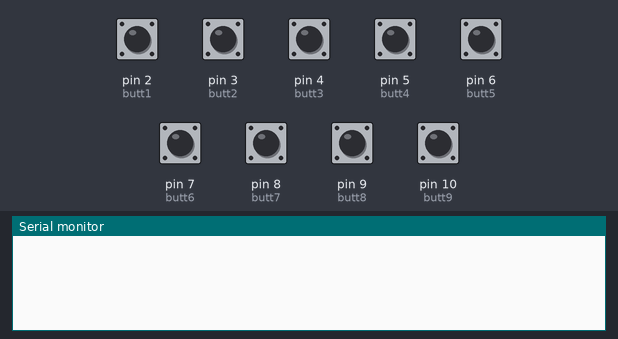
Recording of a sketch running on a simulated Arduino Leonardo, built with avr-gcc and run on an emulated ATmega32U4. On the bench: the last lines printed to the serial monitor. The inputs (shaded band) are chosen by the test bench; at power-on: pin 2 (butt1), pin 3 (butt2), pin 4 (butt3), pin 5 (butt4), pin 6 (butt5), pin 7 (butt6), pin 8 (butt7), pin 9 (butt8), pin 10 (butt9) LOW. USB keyboard and mouse output is not drawn.

Above: at 1.2 s.
1.3 s: pin 2 (butt1) pulled HIGH for 0.15 s
At 2.2 s:
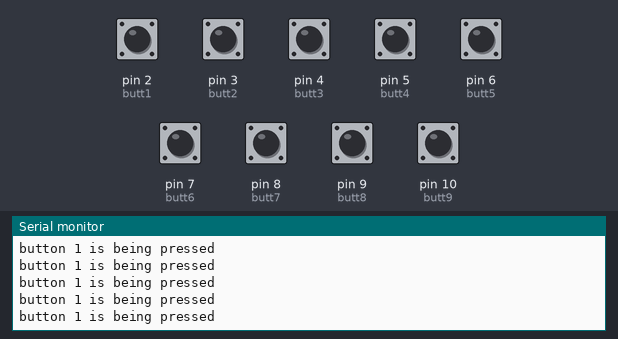
2.9 s: pin 3 (butt2) pulled HIGH for 0.15 s
At 3.6 s:
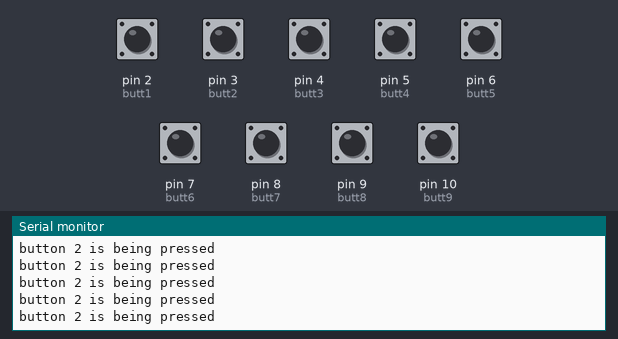
4.5 s: pin 4 (butt3) pulled HIGH for 0.15 s
At 5.8 s:
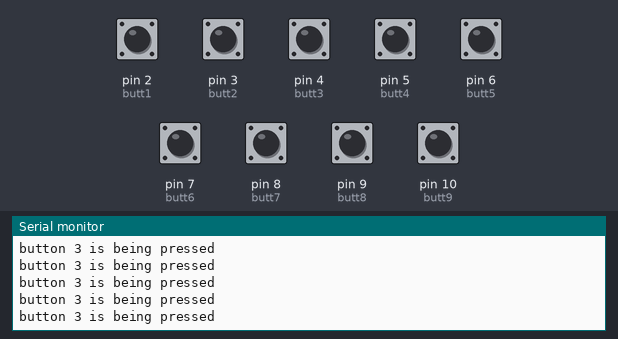
6.1 s: pin 5 (butt4) pulled HIGH for 0.15 s
At 7.2 s:
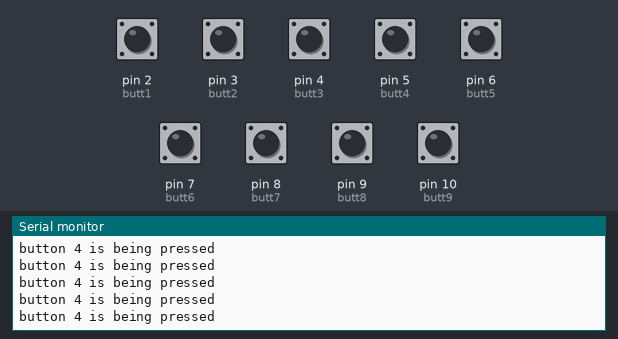
7.7 s: pin 6 (butt5) pulled HIGH for 0.15 s
At 8.2 s:
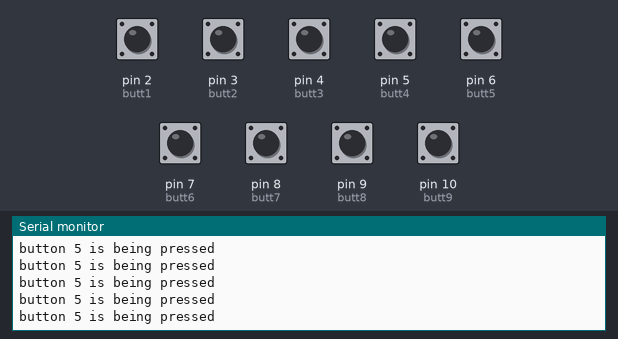
9.3 s: pin 7 (butt6) pulled HIGH for 0.15 s
At 10.8 s:
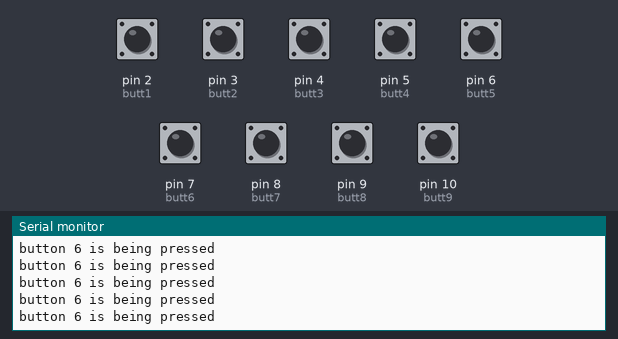
Timing chart, 0 to 11.9 s (numbered marks = the images above; inputs shaded):
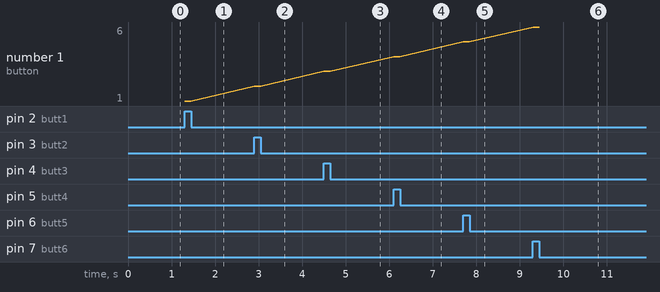

The sketch:

wasterButtons.ino
```cpp
#include <Keyboard.h>

char ctrlKey = KEY_LEFT_GUI;


const int butt1 = 2;
const int butt2 = 3;
const int butt3 = 4;
const int butt4 = 5;

const int butt5 = 6;
const int butt6 = 7;
const int butt7 = 8;
const int butt8 = 9;
const int butt9 = 10;

int butt1State = 0;
int butt2State = 0;
int butt3State = 0;
int butt4State = 0;

int butt5State = 0;
int butt6State = 0;
int butt7State = 0;
int butt8State = 0;

int butt9State = 0;

void setup() {
  pinMode(butt1, INPUT);
  pinMode(butt2, INPUT);
  pinMode(butt3, INPUT);
  pinMode(butt4, INPUT);

  pinMode(butt5, INPUT);
  pinMode(butt6, INPUT);
  pinMode(butt7, INPUT);
  pinMode(butt8, INPUT);
  pinMode(butt9, INPUT);
  Keyboard.begin();

  Serial.begin(9600);
}

void loop() {


  butt1State = digitalRead(butt1);
  butt2State = digitalRead(butt2);
  butt3State = digitalRead(butt3);
  butt4State = digitalRead(butt4);

  butt5State = digitalRead(butt5);
  butt6State = digitalRead(butt6);
  butt7State = digitalRead(butt7);
  butt8State = digitalRead(butt8);

  butt9State = digitalRead(butt9);


  if (allOn()) {
    if (butt1State == HIGH) {
      Keyboard.press('f');
      Serial.println("button 1 is being pressed");
    }
    if (butt2State == HIGH) {
      Keyboard.press('g');
      Serial.println("button 2 is being pressed");
    }
    if (butt3State == HIGH) {
      Keyboard.press('h');
      Serial.println("button 3 is being pressed");
    }
    if (butt4State == HIGH) {
      Keyboard.press('j');
      Serial.println("button 4 is being pressed");
    }
    Keyboard.releaseAll();
  }

if (allOn2()) {
    if (butt5State == HIGH) {
      Keyboard.press('u');
      Serial.println("button 5 is being pressed");
    }
    if (butt6State == HIGH) {
      Keyboard.press('i');
      Serial.println("button 6 is being pressed");
    }
    if (butt7State == HIGH) {
      Keyboard.press('o');
      Serial.println("button 7 is being pressed");
    }
    if (butt8State == HIGH) {
      Keyboard.press('p');
      Serial.println("button 8 is being pressed");
    }
    Keyboard.releaseAll();
  }
  delay(10);
  if (butt9State == HIGH) {
      Keyboard.press(ctrlKey);
      Keyboard.press('r');
      Serial.println("button 9 is being pressed");
      Keyboard.releaseAll();
   }

}

boolean allOn() {
  int counter = 0;
  if (butt1State == HIGH) {
    counter++;
  }
  if (butt2State == HIGH) {
    counter++;
  }
  if (butt3State == HIGH) {
    counter++;
  }
  if (butt4State == HIGH) {
    counter++;
  }

  if (counter > 1) {
    return (false);
  } else {
    return (true);
  }


}


boolean allOn2() {
  int counter = 0;
  if (butt5State == HIGH) {
    counter++;
  }
  if (butt6State == HIGH) {
    counter++;
  }
  if (butt7State == HIGH) {
    counter++;
  }
  if (butt8State == HIGH) {
    counter++;
  }

  if (counter > 1) {
    return (false);
  } else {
    return (true);
  }


}
```

Measured:
- after the input at 1.3 s, the serial monitor: prints a new line at once (image 1)
- after the input at 2.9 s, the serial monitor: prints a new line at once (image 2)
- after the input at 4.5 s, the serial monitor: prints a new line at once (image 3)
- after the input at 6.1 s, the serial monitor: prints a new line at once (image 4)
- after the input at 7.7 s, the serial monitor: prints a new line at once (image 5)
- after the input at 9.3 s, the serial monitor: prints a new line at once (image 6)
- plotted number 1: 1 → 2 after the input at 2.9 s, 2 → 3 after the input at 4.5 s, 3 → 4 after the input at 6.1 s, 4 → 5 after the input at 7.7 s, 5 → 6 after the input at 9.3 s
